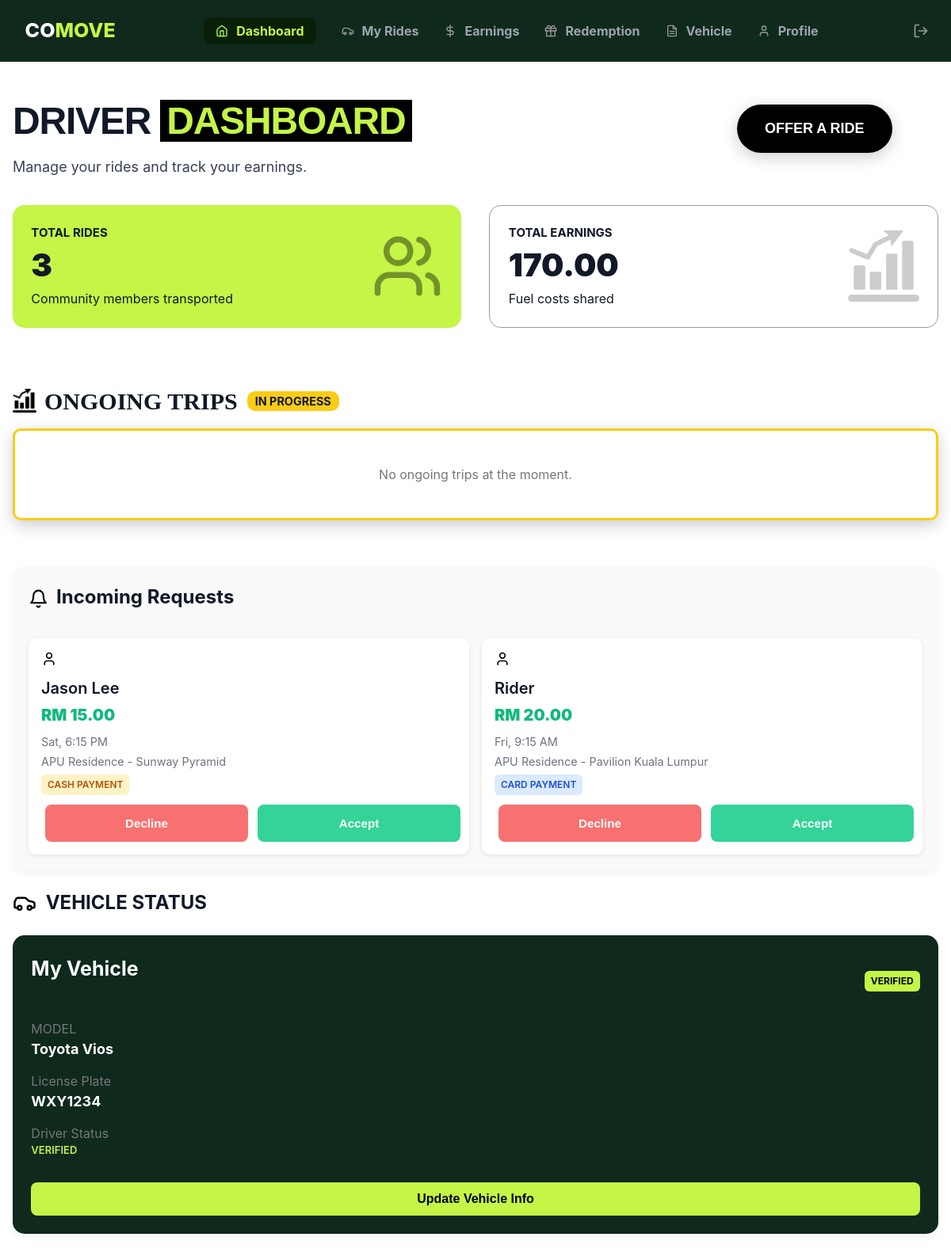
Screenshot of /src/roles/driver/dashboard.php (signed in) with the database file from the repository.
### tables this page shows
CREATE TABLE RIDE_REQUEST (
    request_id INT AUTO_INCREMENT PRIMARY KEY,
    trip_id INT NOT NULL,
    rider_id INT NOT NULL,
    seats_requested INT NOT NULL,
    request_status VARCHAR(20) NOT NULL DEFAULT 'pending' CHECK (request_status IN ('pending','approved','rejected')),
    requested_at DATETIME NOT NULL DEFAULT CURRENT_TIMESTAMP,
    amount_paid DECIMAL(10,2),
    payment_method VARCHAR(20),
    proof_of_payment VARCHAR(255),
    gained_point FLOAT,
    FOREIGN KEY (trip_id) REFERENCES TRIP(trip_id),
    FOREIGN KEY (rider_id) REFERENCES RIDER(rider_id)
);

CREATE TABLE RIDER (
    rider_id INT AUTO_INCREMENT PRIMARY KEY,
    name NVARCHAR(50) NOT NULL,
    email VARCHAR(100) NOT NULL UNIQUE,
    password VARCHAR(255) NOT NULL,
    phone_number VARCHAR(20),
    profile_photo MEDIUMBLOB,
    created_at DATETIME NOT NULL DEFAULT CURRENT_TIMESTAMP,
    rider_status VARCHAR(20) NOT NULL DEFAULT 'active' CHECK (rider_status IN ('active','banned'))
     
);

CREATE TABLE TRIP (
    trip_id INT AUTO_INCREMENT PRIMARY KEY,
    driver_id INT NOT NULL,
    start_location NVARCHAR(100) NOT NULL,
    end_location NVARCHAR(100) NOT NULL,
    departure_time DATETIME NOT NULL,
    total_seats INT NOT NULL DEFAULT 0,
    estimated_duration INT,
    total_amount DECIMAL(10,2) NOT NULL DEFAULT 0,
    gained_point FLOAT,
    trip_status VARCHAR(20) NOT NULL DEFAULT 'scheduled' CHECK (trip_status IN ('scheduled','ongoing','completed')),
    FOREIGN KEY (driver_id) REFERENCES DRIVER(driver_id)
);

CREATE TABLE DRIVER (
    driver_id INT AUTO_INCREMENT PRIMARY KEY,
    name NVARCHAR(50) NOT NULL,
    email VARCHAR(100) NOT NULL UNIQUE,
    password VARCHAR(255) NOT NULL,
    phone_number VARCHAR(20) NOT NULL,
    profile_photo MEDIUMBLOB,
    created_at DATETIME NOT NULL DEFAULT CURRENT_TIMESTAMP,
    approved_by INT,
    driver_status VARCHAR(20) NOT NULL DEFAULT 'pending' CHECK (driver_status IN ('pending','active','rejected','banned')),
    nric_number CHAR(12) NOT NULL UNIQUE,
    nric_front_image MEDIUMBLOB NOT NULL,
    nric_back_image MEDIUMBLOB NOT NULL,
    license_front_image MEDIUMBLOB NOT NULL,
    license_back_image MEDIUMBLOB NOT NULL,
    license_expiry_date DATE NOT NULL,
    vehicle_model VARCHAR(20),
    plate_number CHAR(10) NOT NULL UNIQUE,
    color VARCHAR(20),
    FOREIGN KEY (approved_by) REFERENCES ADMIN(admin_id)
     
);

### src/roles/driver/dashboard.php (the view, shortened to what this page needs)
<?php
require_once '../../config/conn.php';
$driver_id = $_SESSION['user_id'];
$sql_rides = "SELECT COUNT(*) AS total_rides FROM trip WHERE driver_id = ? AND trip_status = 'completed'";
$stmt_rides = mysqli_prepare($dbConn, $sql_rides);
mysqli_stmt_bind_param($stmt_rides, 'i',
  $driver_id
);
mysqli_stmt_execute($stmt_rides);
$result_rides = mysqli_stmt_get_result($stmt_rides);
$row_rides = mysqli_fetch_assoc($result_rides);
$total_rides = $row_rides['total_rides'];
$sql_earnings = "SELECT SUM(total_amount) AS total_earnings FROM trip WHERE driver_id = ? AND trip_status = 'completed'";
$stmt_earnings = mysqli_prepare($dbConn, $sql_earnings);
mysqli_stmt_bind_param($stmt_earnings, 'i',
  $driver_id
);
mysqli_stmt_execute($stmt_earnings);
$result_earnings = mysqli_stmt_get_result($stmt_earnings);
$row_earnings = mysqli_fetch_assoc($result_earnings);
$total_earnings = $row_earnings['total_earnings'] ?? 0;
$sql_ongoing = "SELECT * FROM trip WHERE driver_id = ? AND trip_status = 'ongoing' LIMIT 1";
$stmt_ongoing = mysqli_prepare($dbConn, $sql_ongoing);
mysqli_stmt_bind_param($stmt_ongoing, 'i', $driver_id);
mysqli_stmt_execute($stmt_ongoing);
$result_ongoing = mysqli_stmt_get_result($stmt_ongoing);
$ongoing_trip = mysqli_fetch_assoc($result_ongoing);
$passengers = [];
$sql_requests = "SELECT rr.request_id, rr.amount_paid, rr.payment_method,
                        r.name AS rider_name,
                        t.start_location, t.end_location, t.departure_time
                FROM ride_request rr
                JOIN rider r ON rr.rider_id = r.rider_id
                JOIN trip t ON rr.trip_id = t.trip_id
                WHERE t.driver_id = ?
                  AND rr.request_status = 'pending'
                  AND t.trip_status = 'scheduled'
                ORDER BY t.departure_time ASC";
$stmt_requests = mysqli_prepare($dbConn, $sql_requests);
mysqli_stmt_bind_param($stmt_requests, 'i', $driver_id);
mysqli_stmt_execute($stmt_requests);
$result_requests = mysqli_stmt_get_result($stmt_requests);
$pending_requests = [];
while($row = mysqli_fetch_assoc($result_requests)){
  $pending_requests[] = $row;
}
$sql_vehicle = "SELECT vehicle_model, plate_number FROM driver WHERE driver_id = ?";
$stmt_vehicle = mysqli_prepare($dbConn, $sql_vehicle);
mysqli_stmt_bind_param($stmt_vehicle, 'i', $driver_id);
mysqli_stmt_execute($stmt_vehicle);
$result_vehicle = mysqli_stmt_get_result($stmt_vehicle);
$vehicle = mysqli_fetch_assoc($result_vehicle);
?>
<!DOCTYPE html>
<html lang="en">
<head>
  <link rel="stylesheet" href="../../public-assets/style.css">
  <link rel="stylesheet" href="dashboard.css">
</head>
<body>
  <nav class="mainNav">
    <div class="insideNav">
      <a href="dashboard.php" class="logo">CO<span>MOVE</span></a>
      <div class="navContents">
        <a href="dashboard.php" class="currentNav"><img src="../../public-assets/icons/home.svg" width="16" height="16" class="icon-img" alt="" aria-hidden="true">
          Dashboard</a>
        <a href="my-rides.php" class="navContent"><img src="../../public-assets/icons/car.svg" width="16" height="16" class="icon-img" alt="" aria-hidden="true"> My Rides</a>
        <a href="earnings.php" class="navContent"><img src="../../public-assets/icons/dollar-sign.svg" width="16" height="16" class="icon-img" alt="" aria-hidden="true"> Earnings</a>
        <a href="redemption.php" class="navContent"><img src="../../public-assets/icons/gift.svg" width="16" height="16" class="icon-img" alt="" aria-hidden="true"> Redemption</a>
        <a href="vehicle.php" class="navContent"><img src="../../public-assets/icons/file-text.svg" width="16" height="16" class="icon-img" alt="" aria-hidden="true"> Vehicle</a>
        <a href="profile.php" class="navContent"><img src="../../public-assets/icons/user.svg" width="16" height="16" class="icon-img" alt="" aria-hidden="true"> Profile</a>
      </div>
      <div class="nav-actions"><a href="../../../index.php" class="nav-logout" title="Log out"><img src="../../public-assets/icons/log-out.svg" width="20" height="20" class="icon-img" alt="" aria-hidden="true"></a></div>
    </div>
  </nav>
  <main class="dashboardMain">
    <div class="dbHeader">
      <div class="titleContent">
        <h1 class="dbTitle">Driver <span class="dbTitle2">Dashboard</span></h1>
        <p class="dbSubtitle">Manage your rides and track your earnings.</p>
      </div>
      <div class="offerRideButton">
        <button>OFFER A RIDE</button>
      </div>
    </div>
    <div class="firstContainer">
      <div class="dbFirstOval">
        <div class="cardContent">
          <h2>TOTAL RIDES</h2>
          <p class="passengersNum"><?php echo $total_rides; ?></p>
          <p>Community members transported</p>
        </div>
        <div class="pasIcon">
          <img src="../../public-assets/icons/users.svg" alt="">
        </div>
      </div>
      <div class="dbSecondOval">
        <div class="cardContent">
          <h2>TOTAL EARNINGS</h2>
          <p class="earningNum"><?php echo number_format($total_earnings, 2); ?></p>
          <p>Fuel costs shared</p>
        </div>
        <div class="earningIcon">
          <img src="../../public-assets/icons/stats.png" alt="">
        </div>
      </div>
    </div>
    <div class="secondContainer">
      <div class="secondTitle">
        <h2 class="ongoingTrip">
          <img src="../../public-assets/icons/stats.png" class="ongoingIcon">
          ONGOING TRIPS
        </h2>
        <p class="progress">IN PROGRESS</p>
      </div>
      <?php if ($ongoing_trip): ?>
        <div class="ongoingDesign">
          <div class="ongoing1">
            <p class="tripStart">
              Started <?php echo date('g:i A', strtotime($ongoing_trip['departure_time'])); ?>
            </p>
            <div class="startingEndingLoc">
              <p class="startLoc"><?php echo $ongoing_trip['start_location']; ?> - </p>
              <p class="endLoc"><?php echo $ongoing_trip['end_location']; ?></p>
            </div>
            <p class="passengerPaymentsTitle">PASSENGERS PAYMENT</p>
            <div class="passengerList">
              <?php foreach ($passengers as $passenger): ?>
                <div class="passengerRow">
                  <div class="passengerInfo">
                    <img src="../../public-assets/icons/profileCircle.png">
                    <p class="passengerName"><?php echo $passenger['rider_name']; ?></p>
                  </div>
                  <p class="passengerPayment">
                    RM <?php echo number_format($passenger['amount_paid'], 2); ?>
                    - <?php echo $passenger['payment_method']; ?>
                  </p>
                    <form action="upload_proof.php" method="POST" enctype="multipart/form-data" class="uploadProofForm">
                      <input type="hidden" name="request_id" value="<?php echo $passenger['request_id']; ?>">
                      <input type="file" name="proof" accept="image/*"
                            id="proof_<?php echo $passenger['request_id']; ?>" style="display:none" required>
                      <button type="button"
                            onclick="document.getElementById('proof_<?php echo $passenger['request_id']; ?>').click()">
                        UPLOAD PROOF
                      </button>
                    </form>
                </div>
              <?php endforeach; ?>
            </div>
            <form action="complete_trip.php" method="POST">
              <input type="hidden" name="trip_id" value="<?php echo $ongoing_trip['trip_id']; ?>">
              <button type="submit" class="completeTripBtn">COMPLETE TRIP</button>
            </form>
          </div>
        </div>
      <?php else: ?>
        <div class="ongoingDesign">
          <p style="color: #777; text-align: center; padding: 20px;">
            No ongoing trips at the moment.
          </p>
        </div>
      <?php endif; ?>
    </div>
    <div class="thirdContainer">
      <div class="thirdTitle">
        <img src="../../public-assets/icons/bell.svg" alt="">
        <h2>Incoming Requests</h2>
      </div>
      <div class="requestContainer">
        <?php if (empty($pending_requests)): ?>
          <p style="color: #777; text-align: center; padding: 20px;">
            No incoming requests at the moment.
          </p>
        <?php else: ?>
          <div class="firstReq">
            <?php foreach ($pending_requests as $req): ?>
              <div class="reqCard">
                <img src="../../public-assets/icons/user.svg" alt="">
                <p class="reqFirstName"><?php echo htmlspecialchars($req['rider_name']); ?></p>
                <p class="priceFirstName">RM <?php echo number_format($req['amount_paid'], 2); ?></p>
                <p class="time">
                  <?php echo date('D, g:i A', strtotime($req['departure_time'])); ?>
                </p>
                <p class="route">
                  <?php echo htmlspecialchars($req['start_location']); ?>
                  -
                  <?php echo htmlspecialchars($req['end_location']); ?>
                </p>
                <span class="paymentType <?php echo strtolower($req['payment_method']); ?>">
                  <?php echo strtoupper($req['payment_method']); ?> PAYMENT
                </span>
                <div class="acceptReject">
                  <form method="POST" action="incoming_request.php">
                    <button type="submit" class="decline">Decline</button>
                  </form>
                  <form method="POST" action="incoming_request.php">
                    <button type="submit" class="accept">Accept</button>
                  </form>
                </div>
              </div>
            <?php endforeach; ?>
          </div>
        <?php endif; ?>
      </div>
    </div>
    <div class="fourthTitle">
      <img src="../../public-assets/icons/car.svg" alt="">
      <h2>VEHICLE STATUS</h2>
    </div>
    <div class="fourthContainer">
      <div class="vehicleContent">
        <div class="vehicleTitle">
          <p class="myVehicle">My Vehicle</p>
          <div class="verifiedIcon">
            <p>Verified</p>
          </div>
        </div>
        <p class="modelPlace">MODEL</p>
        <p class="vehicleModel"><?php echo htmlspecialchars($vehicle['vehicle_model']); ?></p>
        <p class="platePlace">License Plate</p>
        <p class="vehiclePlate"><?php echo htmlspecialchars($vehicle['plate_number']); ?></p>
        <p class="documentPlace">Driver Status</p>
        <p class="uptoDate">VERIFIED</p>
      </div>
      <button class="updateVehicle" onclick="window.location.href='vehicle.php'">
        Update Vehicle Info
      </button>
    </div>
  </main>
</body>
</html>

### src/public-assets/style.css (style rules this page uses)
*, *::before, *::after { margin: 0; padding: 0; box-sizing: border-box; }
:root { --forest: #0f2a1d; --lime: #c4f547; --lime-50:#abd53f; --black: #000000; --white: #ffffff; --gray-50: #f9fafb; --gray-100: #f3f4f6; --gray-200: #e5e7eb; --gray-300: #d1d5db; --gray-400: #9ca3af; --gray-500: #6b7280; --gray-600: #4b5563; --gray-700: #374151; --gray-800: #1f2937; --gray-900: #111827; --red-50: #fef2f2; --red-100: #fee2e2; --red-200: #fecaca; --red-500: #ef4444; --red-600: #dc2626; --red-700: #b91c1c; --green-50: #f0fdf4; --green-100: #dcfce7; --green-600: #16a34a; --green-700: #15803d; --yellow-100: #fef9c3; --yellow-400: #facc15; --yellow-600: #ca8a04; --yellow-700: #a16207; --yellow-800: #854d0e; --blue-100: #dbeafe; --blue-700: #1d4ed8; --purple-100: #f3e8ff; --purple-700: #7e22ce; --font-sans: "Inter", system-ui, -apple-system, sans-serif; --font-display: Impact, Haettenschweiler, "Arial Narrow Bold", sans-serif; }
html { scroll-behavior: smooth; }
body { font-family: var(--font-sans); color: var(--gray-900); background: var(--white); line-height: 1.5; -webkit-font-smoothing: antialiased; -moz-osx-font-smoothing: grayscale; }
a { color: inherit; text-decoration: none; }
img { max-width: 100%; display: block; }
.nav-actions { display: flex; align-items: center; gap: 8px; }
.nav-logout { display: inline-flex; align-items: center; justify-content: center; padding: 8px; border-radius: 8px; transition: all 0.2s; }
.icon-img { display: inline-block; vertical-align: middle; flex-shrink: 0; }

### rows the page displays
ride_request: rider.name "Jason Lee", amount_paid "15.00", trip.departure_time "Sat, 6:15 PM", trip.start_location "APU Residence", trip.end_location "Sunway Pyramid", payment_method "CASH"
ride_request: rider.name "Rider", amount_paid "20.00", trip.departure_time "Fri, 9:15 AM", trip.start_location "APU Residence", trip.end_location "Pavilion Kuala Lumpur", payment_method "CARD"
driver: vehicle_model "Toyota Vios", plate_number "WXY1234"

### other values shown
$total_rides "3"
$total_earnings "170.00"
